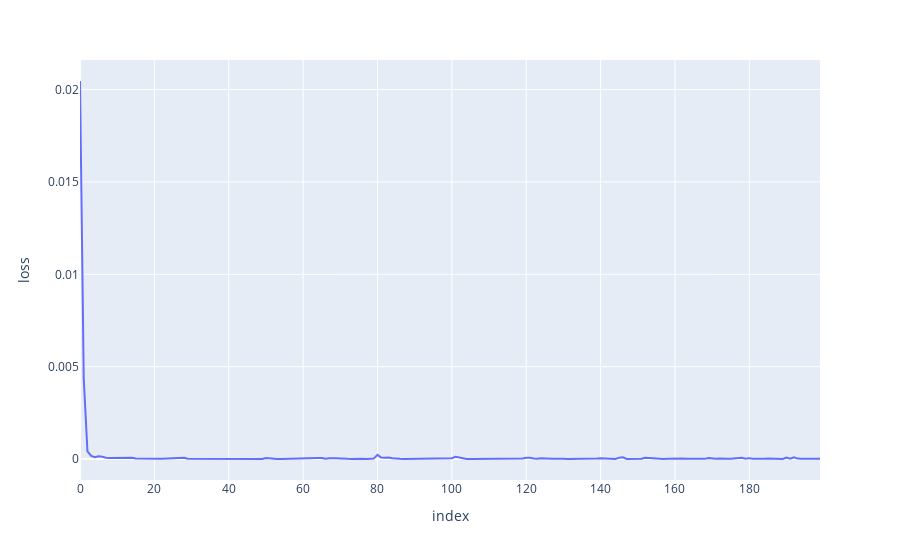
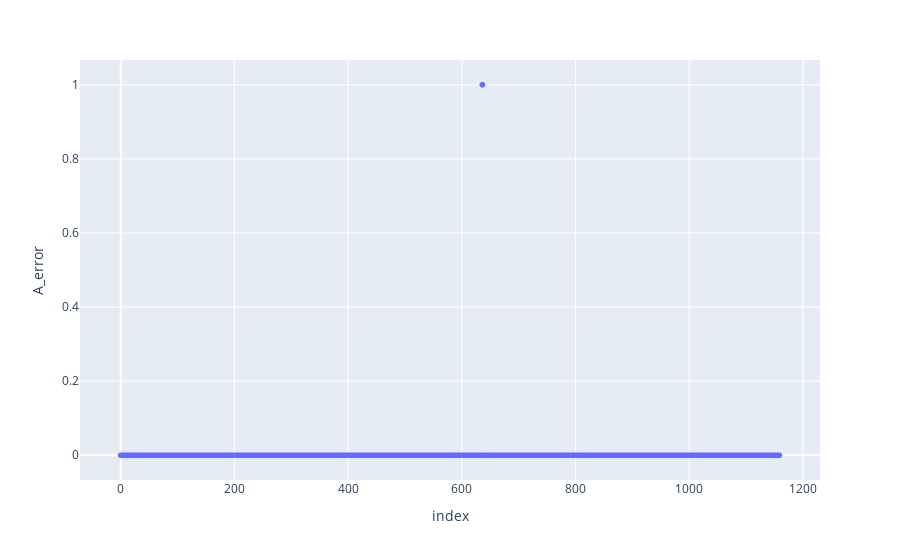

The notebook cell these images were saved under, in order:
### Code cell
# Error Decay
regressor2_df = pd.DataFrame.from_dict(
    {
        'loss': nn.history.history['loss'],
    }
)

error2_df = pd.DataFrame.from_dict(
    {
        'A_error': np.array(e2[:,0,0]),
    }
)

fig = px.line(regressor2_df, y="loss")
fig.show()

fig = px.scatter(error2_df.abs().round(), y='A_error')
fig.show()

### Figure 1 — Plotly figure (JSON) as saved in the notebook; plotly's stock layout.template omitted (floating-point values rounded to 4 significant figures; data arrays with more than 128 entries replaced by an {"elided": "..."} marker saying what was removed)
{"data": [{"hovertemplate": "index=%{x}<br>loss=%{y}<extra></extra>", "legendgroup": "", "line": {"color": "#636efa", "dash": "solid"}, "marker": {"symbol": "circle"}, "mode": "lines", "name": "", "orientation": "v", "showlegend": false, "type": "scatter", "x": {"elided": "200 int values"}, "xaxis": "x", "y": {"elided": "200 float values"}, "yaxis": "y"}], "layout": {"legend": {"tracegroupgap": 0}, "margin": {"t": 60}, "xaxis": {"anchor": "y", "domain": [0, 1], "title": {"text": "index"}}, "yaxis": {"anchor": "x", "domain": [0, 1], "title": {"text": "loss"}}}}

### Figure 2 — Plotly figure (JSON) as saved in the notebook; plotly's stock layout.template omitted (floating-point values rounded to 4 significant figures; data arrays with more than 128 entries replaced by an {"elided": "..."} marker saying what was removed)
{"data": [{"hovertemplate": "index=%{x}<br>A_error=%{y}<extra></extra>", "legendgroup": "", "marker": {"color": "#636efa", "symbol": "circle"}, "mode": "markers", "name": "", "showlegend": false, "type": "scattergl", "x": {"elided": "1159 int values"}, "xaxis": "x", "y": {"elided": "1159 int values"}, "yaxis": "y"}], "layout": {"legend": {"tracegroupgap": 0}, "margin": {"t": 60}, "xaxis": {"anchor": "y", "domain": [0, 1], "title": {"text": "index"}}, "yaxis": {"anchor": "x", "domain": [0, 1], "title": {"text": "A_error"}}}}
